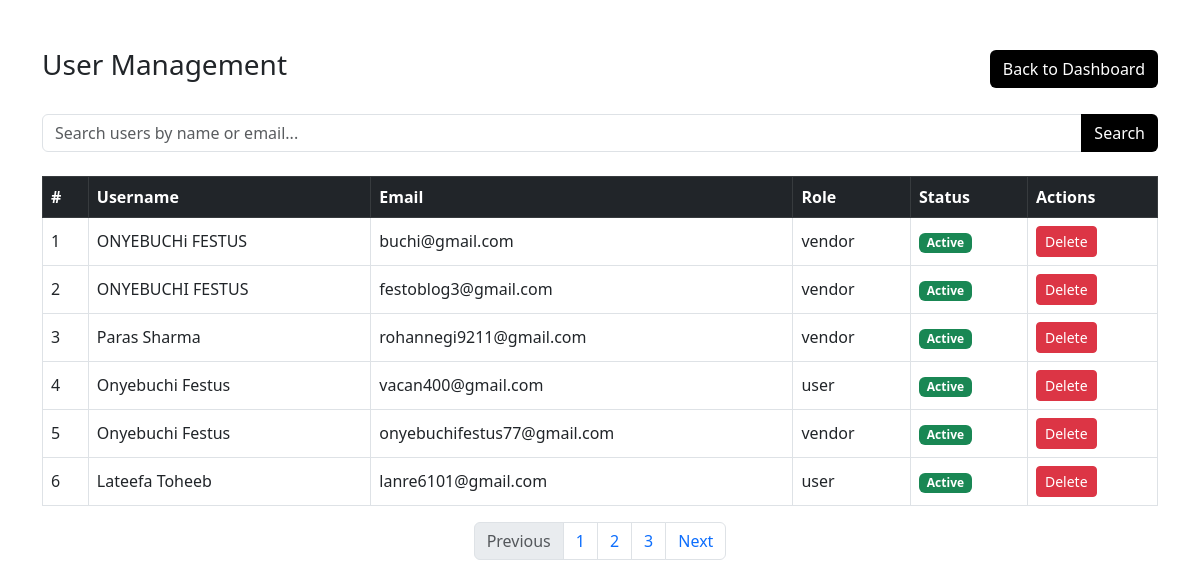
Before: /admix/user_management with the older database file.
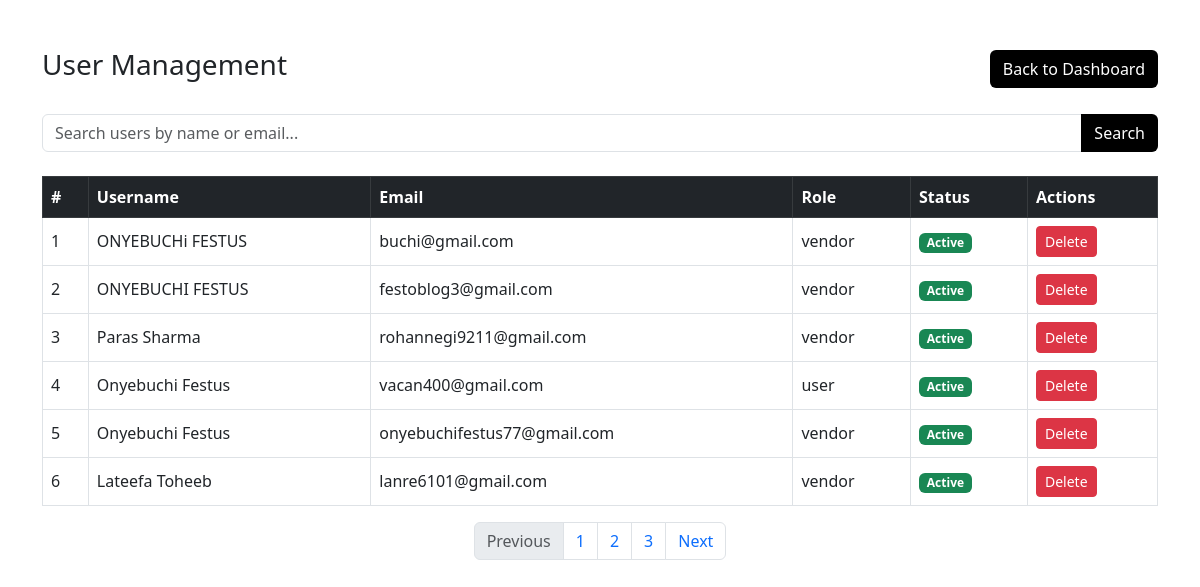
After: the same page with the newer database file.
### base/models.py (models this page shows, shortened)
class CustomUser(AbstractUser):
    phone_number = models.CharField(max_length=15, null=True, blank=True)
    business_name = models.CharField(max_length=255, null=True, blank=True)
    vendor_type = models.CharField(max_length=20, choices=[('individual', 'Individual'), ('small_business', 'Small Business'), ('organization', 'Organization')], null=True, blank=True)
    verification_code = models.CharField(max_length=6, blank=True, null=True)  # Store the verification code
    is_verified = models.BooleanField(default=False)
    is_agreed = models.BooleanField(default=False)
    is_vendor  = models.BooleanField(default=False)
    is_online = models.BooleanField(default=False)
    date_birth =models.DateField( null=True)
    role = models.CharField(max_length=10, choices=[('user', 'User'), ('vendor', 'Vendor')], default='user')

### Admin/views.py (the view)
# urls.py: path('user_management',views.user_management,name="user_management"),
def user_management(request):
    user = CustomUser.objects.all()
    context ={
        'user':user
    }
    return render (request, 'admin/user_management.html',context)

### base/templates/admin/user_management.html (shortened to what this page needs)
<!DOCTYPE html>
<html lang="en">
<head>
    <link href="https://cdn.jsdelivr.net/npm/bootstrap@5.3.0-alpha1/dist/css/bootstrap.min.css" rel="stylesheet">
</head>
<body>
    <div class="container mt-5">
        <div class="d-flex justify-content-between align-items-center mb-4">
            <h1 class="h3">User Management</h1>
            <a href="{% url 'admix:dashboard' %}" class="btn btn-black">Back to Dashboard</a>
        </div>
        <div class="input-group mb-4">
            <input type="text" class="form-control" placeholder="Search users by name or email...">
            <button class="btn btn-black" type="button">Search</button>
        </div>
        <table class="table table-bordered table-hover">
            <thead class="table-dark">
                <tr>
                    <th>#</th>
                    <th>Username</th>
                    <th>Email</th>
                    <th>Role</th>
                    <th>Status</th>
                    <th>Actions</th>
                </tr>
            </thead>
            <tbody>
                {% for user in user %}
                <tr>
                    <td>{{forloop.counter}}</td>
                    <td>{{user.first_name}} {{user.last_name}}</td>
                    <td>{{user.email}}</td>
                    <td>{{user.role}}</td>
                    <td>
                        <span class="badge bg-success">Active</span>
                    </td>
                    <td>
                        <a href="#" class="btn btn-sm btn-danger">Delete</a>
                    </td>
                </tr>
                {% endfor %}
            </tbody>
        </table>
        <nav aria-label="User table pagination">
            <ul class="pagination justify-content-center">
                <li class="page-item disabled">
                    <a class="page-link">Previous</a>
                </li>
                <li class="page-item"><a class="page-link" href="#">1</a></li>
                <li class="page-item"><a class="page-link" href="#">2</a></li>
                <li class="page-item"><a class="page-link" href="#">3</a></li>
                <li class="page-item">
                    <a class="page-link" href="#">Next</a>
                </li>
            </ul>
        </nav>
    </div>
</body>
</html>

### base/templates/admin/user_management.html (style rules this page uses)
.btn-black { background-color: black; color: white; }
.table th, .table td { vertical-align: middle; }

Changed rows visible on the page:
changed CustomUser "Lateefa": role "user" → "vendor"
